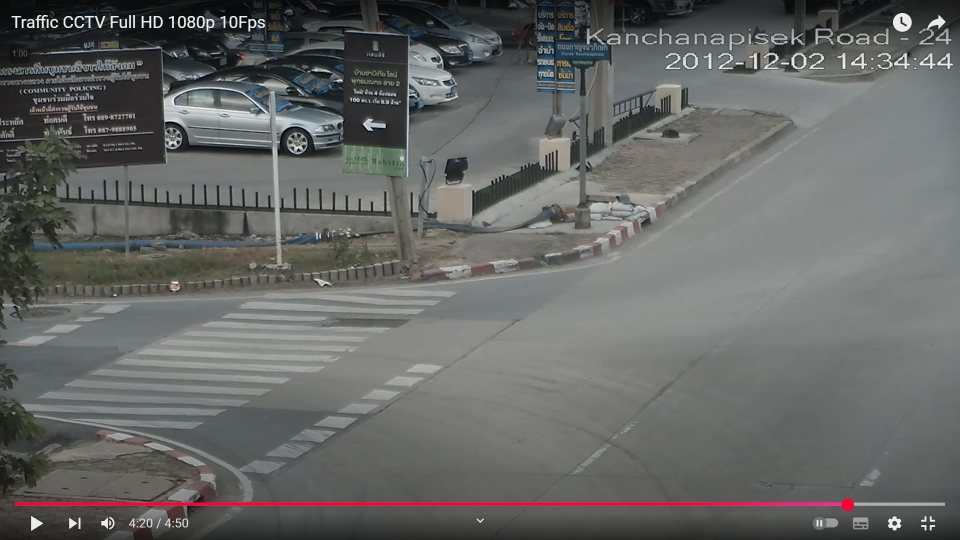
#> input picture PROJECT/background.png, 1920 x 1080 px (shown at 1/2 size)
$ jupyter execute CODE.ipynb   (text cells are left out)
#> lines starting #> are read from the running program, lines starting #| are printed output that depends on the picture; after the words box and inside, x2 and y2 are one past the last pixel; in counts of white or black regions, pixels touching at a corner belong together; pictures that were not available may be replaced by others from this repository, and a replacement may not be noted
[cell 1]
import cv2
import numpy as np
import matplotlib.pyplot as plt

def show_image(title, img):
    plt.figure(figsize=(10, 6))
    if len(img.shape) == 2:
        plt.imshow(img, cmap='gray')
    else:
        plt.imshow(cv2.cvtColor(img, cv2.COLOR_BGR2RGB))
    plt.title(title)
    plt.axis('off')
    plt.show()

[cell 2]
# Load the image (replace with your image path)
background = cv2.imread("background.png")
#> background is the input picture: shape (1080, 1920, 3); mean B, G, R 101.5, 103, 101.7
image = cv2.imread("img2.png")
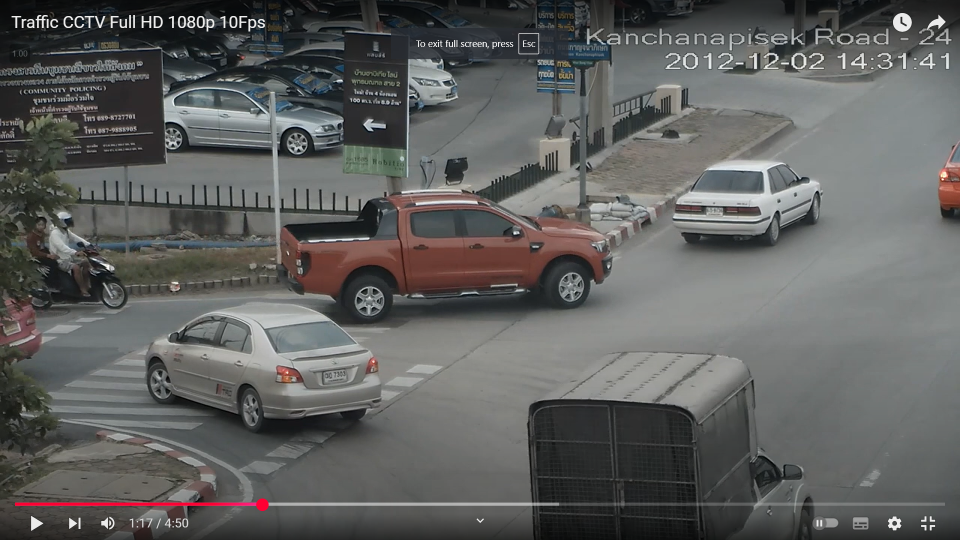
#> input picture PROJECT/image_input/img2.png, 1920 x 1080 px, found by its file name (shown at 1/2 size)
#> image is the input picture: shape (1080, 1920, 3); mean B, G, R 94.7, 96, 95.4


if background is None or image is None:
    raise ValueError("One or both images not found.")

show_image("sample background Image", background)
show_image("sample traffic Image", image)

[cell 3]
# Define the region to keep (road area)
#region = np.array([[400, 500], [550, 500], [1200, 1100], [1200, 1200], [0, 1200], [0, 750]], dtype=np.int32)
region = np.array([[200, 400], [900, 400], [1400, 150], [2000, 150], [2000, 1000], [450, 1000], [200, 850]], dtype=np.int32)

# Create a black mask
mask = np.zeros(background.shape[:2], dtype=np.uint8)

# Fill the road region with white
cv2.fillPoly(mask, [region], 255)
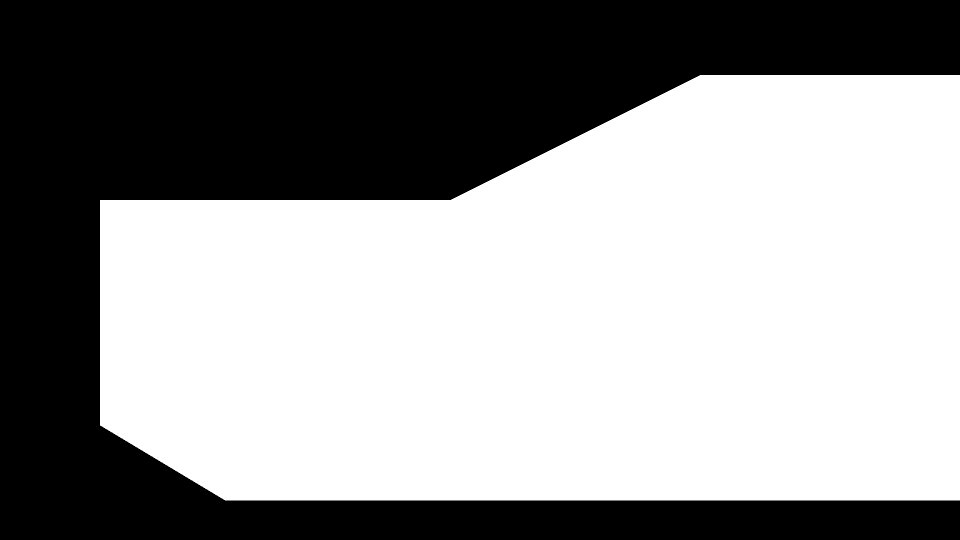
#> mask: shape (1080, 1920) (shown at 1/2 size); 58.2% white; 1 black region, box (x1, y1, x2, y2) and area: (0, 0, 1920, 1080) 866455

# Apply the mask to keep only the road
masked_background = cv2.bitwise_and(background, background, mask=mask)
masked_image = cv2.bitwise_and(image, image, mask=mask)

# Save the result
show_image("Masked Background", masked_background)
show_image("Masked Image", masked_image)

[cell 4]
gray_background = cv2.cvtColor(masked_background, cv2.COLOR_BGR2GRAY)
gray_image = cv2.cvtColor(masked_image, cv2.COLOR_BGR2GRAY)

show_image("Grayscale Backgrund", gray_background)
show_image("Grayscale Image", gray_image)

[cell 5]
fgbg = cv2.createBackgroundSubtractorMOG2(detectShadows=False)
fgbg.apply(gray_background)  # ให้โมเดลเรียนรู้ฉากหลัง
fgmask = fgbg.apply(gray_image)
#> fgmask: shape (1080, 1920); 18.5% white; 1549 white regions (1386 under 20 px), largest, box (x1, y1, x2, y2) and area: (252, 382, 1244, 904) 195892, (1053, 703, 1608, 1001) 118759, (1344, 316, 1653, 519) 41906
show_image("Background Subtraction", fgmask)

[cell 6]
kernel = np.ones((3, 3), np.uint8)
eroded = cv2.erode(fgmask, kernel, iterations=5)
#> eroded: shape (1080, 1920); 9.3% white; 91 white regions (33 under 20 px), largest, box (x1, y1, x2, y2) and area: (1059, 766, 1558, 996) 77171, (588, 487, 1220, 655) 47645, (292, 794, 754, 889) 15047
dilated = cv2.dilate(eroded, kernel, iterations=40)
#> dilated: shape (1080, 1920); 31.4% white; 5 white regions
show_image("Erosion and Dilation", dilated)

[cell 7]
contours, _ = cv2.findContours(dilated, cv2.RETR_EXTERNAL, cv2.CHAIN_APPROX_SIMPLE)
#> contours = 5 contours; box (x1, y1, x2, y2) and area: (252, 350, 1260, 929) 348776, (1019, 670, 1639, 1036) 184029, (1313, 283, 1683, 552) 84976, (165, 507, 270, 658) 15154, (1838, 310, 1920, 500) 13980
contour_image = image.copy()
cv2.drawContours(contour_image, contours, -1, (0, 255, 0), 2)
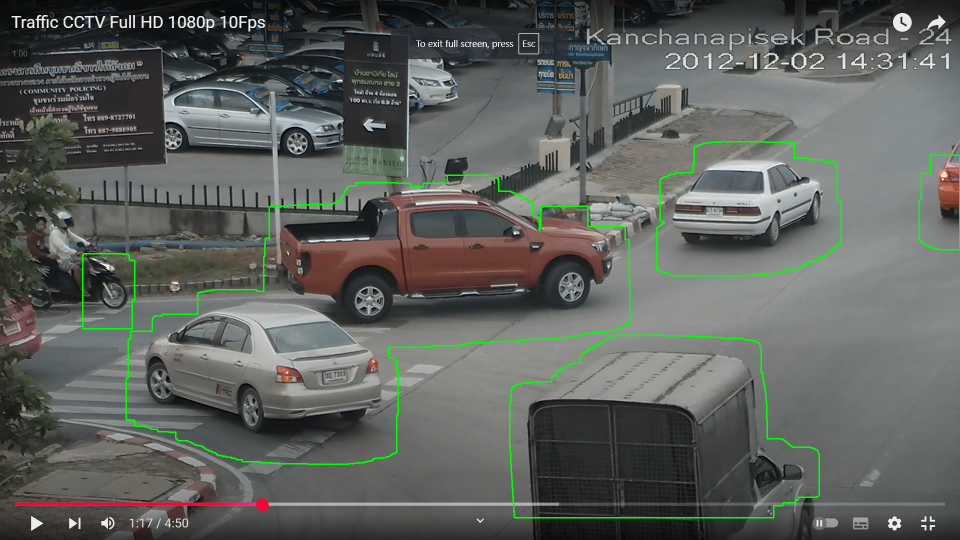
#> contour_image: shape (1080, 1920, 3) (shown at 1/2 size); 1.07% of pixels changed, all inside (x1, y1, x2, y2) = (164, 282, 1920, 1037)
show_image("Contours Detected", contour_image)

[cell 8]
vehicle_area = 0
vehicle_count = 0

for c in contours:
    area = cv2.contourArea(c)
    x, y, w, h = cv2.boundingRect(c)
    aspect_ratio = w / h if h != 0 else 0

    vehicle_area += area
    vehicle_count += 1
#> this loop made 5 passes
#> (area, x, y, w, h, aspect_ratio, vehicle_area) on passes 1 to 5: (184029, 1019, 670, 620, 366, 1.69, 184029), (15154, 165, 507, 105, 151, 0.695, 199183), (348775.5, 252, 350, 1008, 579, 1.74, 547958.5), (13979.5, 1838, 310, 82, 190, 0.432, 561938), (84976.5, 1313, 283, 370, 269, 1.38, 646914.5)
#> after the loop, vehicle_area = 646914.5; vehicle_count = 5

print(f"Estimated Vehicle Count: {vehicle_count}")
#| Estimated Vehicle Count: 5
print(f"Vehicle Area: {vehicle_area:.2f} pixels")
#| Vehicle Area: 646914.50 pixels

[cell 9]
total_area = np.count_nonzero(mask)
congestion_ratio = vehicle_area / total_area
#> congestion_ratio = 0.536

if congestion_ratio > 0.7:
    status = "Jammed"
elif congestion_ratio >= 0.4:
    status = "Heavy"
else:
    status = "Flow"

print(f"Vehicle Area: {vehicle_area}")
#| Vehicle Area: 646914.5
print(f"Total Area: {total_area}")
#| Total Area: 1207145
print(f"Congestion Ratio: {congestion_ratio:.4f}")
#| Congestion Ratio: 0.5359
print(f"Traffic Status: {status}")

[cell 10]
import csv
import cv2
import numpy as np

# คำนวณขนาดของพื้นที่ด้านบนสำหรับ Label
image_height, image_width = contour_image.shape[:2]
label_height = 100  # กำหนดความสูงของพื้นที่สำหรับ Label

# สร้างภาพใหม่ที่มีพื้นที่ด้านบนเพิ่มขึ้น
new_height = image_height + label_height
expanded_image = np.zeros((new_height, image_width, 3), dtype=np.uint8)  # พื้นหลังสีดำ
expanded_image[label_height:, :] = contour_image  # วางรูปเดิมลงไปด้านล่าง

# กำหนดข้อความ Label
text = f"Traffic: {status} ({congestion_ratio:.4f})"
#> text = 'Traffic: Heavy (0.5359)'
font = cv2.FONT_HERSHEY_SIMPLEX
font_scale = 2
thickness = 3

# คำนวณขนาดของข้อความ
(text_width, text_height), _ = cv2.getTextSize(text, font, font_scale, thickness)
#> text_width = 741; text_height = 44

# ตำแหน่งให้ข้อความอยู่ตรงกลางด้านบน
text_x = (image_width - text_width) // 2
#> text_x = 589
text_y = (label_height + text_height) // 2
#> text_y = 72

# วาดข้อความลงในพื้นที่ด้านบน
cv2.putText(expanded_image, text, (text_x, text_y), font, font_scale, (255, 255, 255), thickness)
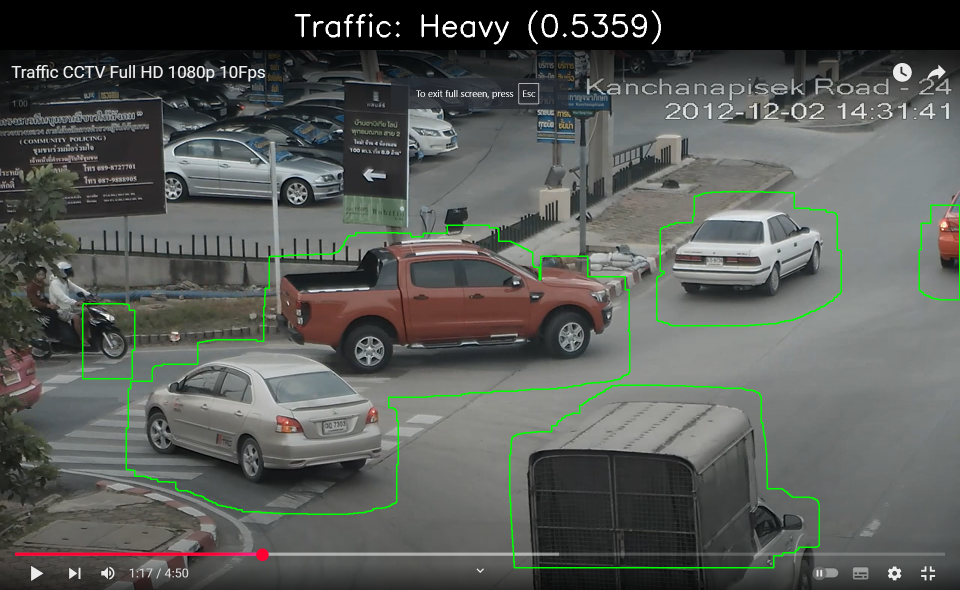
#> expanded_image: shape (1180, 1920, 3) (shown at 1/2 size); mean B, G, R 86.5, 90.1, 87.1

# บันทึกภาพ Contour เป็นไฟล์
output_image_path = "output_image.png"
cv2.imwrite(output_image_path, expanded_image)

# แสดงผลข้อมูล
print(f"Contour image saved as {output_image_path}")
print(f"Congestion Ratio: {congestion_ratio:.4f}")
#| Congestion Ratio: 0.5359
print(f"Traffic Status: {status}")

[cell 11]
import cv2
import numpy as np
import os

input_dir = "image_input"
output_dir = "image_output"
background_filename = "background.png"

# Step 1: Define ROI (Region of Interest)
region = np.array([[200, 400], [900, 400], [1400, 150], [2000, 150], [2000, 1000], [450, 1000], [200, 850]], dtype=np.int32)


# สร้าง output directory
os.makedirs(output_dir, exist_ok=True)

# ===== โหลดและเตรียม background  =====
background_path = os.path.join(input_dir, background_filename)
background = cv2.imread(background_path)
if background is None:
    raise ValueError(f"{background_filename} not found in {input_dir}/")

# สร้าง mask หนึ่งครั้ง
mask = np.zeros(background.shape[:2], dtype=np.uint8)
cv2.fillPoly(mask, [region], 255)

# Step 2: Apply mask และแปลง background เป็น grayscale
background_masked = cv2.bitwise_and(background, background, mask=mask)
gray_background = cv2.cvtColor(background_masked, cv2.COLOR_BGR2GRAY)

# ===== LOOP: ประมวลผล image ทีละรูป =====
for filename in os.listdir(input_dir):
    if filename.lower().endswith(('.png', '.jpg', '.jpeg')) and filename != background_filename:
        image_path = os.path.join(input_dir, filename)
        image = cv2.imread(image_path)
        if image is None:
            print(f"Warning: Failed to load {filename}")
            continue

        # Step 2: Apply mask และแปลง image เป็น grayscale
        masked_image = cv2.bitwise_and(image, image, mask=mask)
        gray_image = cv2.cvtColor(masked_image, cv2.COLOR_BGR2GRAY)

        # Step 3: Background Subtraction =====
        fgbg = cv2.createBackgroundSubtractorMOG2(detectShadows=False)
        fgbg.apply(gray_background)  # ให้โมเดลเรียนรู้ฉากหลัง
        fgmask = fgbg.apply(gray_image)
        #show_image("Background Subtraction", fgmask)

        # Step 4: Erosion + Dilation =====
        kernel = np.ones((3, 3), np.uint8)
        eroded = cv2.erode(fgmask, kernel, iterations=5)
        dilated = cv2.dilate(eroded, kernel, iterations=40)
        #show_image("Erosion and Dilation", dilated)

        # Step 5: Find Contours
        contours, _ = cv2.findContours(dilated, cv2.RETR_EXTERNAL, cv2.CHAIN_APPROX_SIMPLE)
        contour_image = image.copy()
        cv2.drawContours(contour_image, contours, -1, (0, 255, 0), 2)

        # Step 6: Car Estimation by Zone
        vehicle_area = 0
        vehicle_count = 0

        for c in contours:
            area = cv2.contourArea(c)
            x, y, w, h = cv2.boundingRect(c)
            aspect_ratio = w / h if h != 0 else 0

            vehicle_area += area
            vehicle_count += 1
#> after the loop, vehicle_area = 646914.5; vehicle_count = 5

        # Step 7: Traffic Congestion Classification
        total_area = np.count_nonzero(mask)
        congestion_ratio = vehicle_area / total_area

        if congestion_ratio > 0.7:
            status = "Jammed"
        elif congestion_ratio >= 0.4:
            status = "Heavy"
        else:
            status = "Flow"

        # Step 8: Save Output =====
        # คำนวณขนาดของพื้นที่ด้านบนสำหรับ Label
        image_height, image_width = contour_image.shape[:2]
        label_height = 100  # กำหนดความสูงของพื้นที่สำหรับ Label

        # สร้างภาพใหม่ที่มีพื้นที่ด้านบนเพิ่มขึ้น
        new_height = image_height + label_height
        expanded_image = np.zeros((new_height, image_width, 3), dtype=np.uint8)  # พื้นหลังสีดำ
        expanded_image[label_height:, :] = contour_image  # วางรูปเดิมลงไปด้านล่าง

        # กำหนดข้อความ Label
        text = f"Traffic: {status} ({congestion_ratio:.4f})"
        font = cv2.FONT_HERSHEY_SIMPLEX
        font_scale = 2
        thickness = 3

        # คำนวณขนาดของข้อความ
        (text_width, text_height), _ = cv2.getTextSize(text, font, font_scale, thickness)

        # ตำแหน่งให้ข้อความอยู่ตรงกลางด้านบน
        text_x = (image_width - text_width) // 2
        text_y = (label_height + text_height) // 2

        # วาดข้อความลงในพื้นที่ด้านบน
        cv2.putText(expanded_image, text, (text_x, text_y), font, font_scale, (255, 255, 255), thickness)

        output_path = os.path.join(output_dir, filename)
        cv2.imwrite(output_path, expanded_image)
        print(f"Processed: {filename} -> {output_path}")

[cell 12]
import cv2
import numpy as np
import os

# ====== CONFIG ======
video_input_path = "video_input.mp4"
background_image_path = "background.png"
output_video_path = "video_output.mp4"
process_interval_sec = 1

# ROI (Region of Interest)
region = np.array([[200, 400], [900, 400], [1400, 150], [2000, 150], [2000, 1000], [450, 1000], [200, 850]], dtype=np.int32)

# ====== LOAD BACKGROUND ======
background = cv2.imread(background_image_path)
if background is None:
    raise ValueError(f"Background image not found: {background_image_path}")

# Create mask
mask = np.zeros(background.shape[:2], dtype=np.uint8)
cv2.fillPoly(mask, [region], 255)

# Apply mask to background
background_masked = cv2.bitwise_and(background, background, mask=mask)
gray_background = cv2.cvtColor(background_masked, cv2.COLOR_BGR2GRAY)

# ====== LOAD VIDEO ======
cap = cv2.VideoCapture(video_input_path)
if not cap.isOpened():
    raise ValueError(f"Cannot open video file: {video_input_path}")

fps = cap.get(cv2.CAP_PROP_FPS)
frame_width = int(cap.get(cv2.CAP_PROP_FRAME_WIDTH))
frame_height = int(cap.get(cv2.CAP_PROP_FRAME_HEIGHT))
output_size = (frame_width, frame_height + 100)

# ====== VIDEO WRITER ======
fourcc = cv2.VideoWriter_fourcc(*'mp4v')
out = cv2.VideoWriter(output_video_path, fourcc, fps, output_size)

# ====== PROCESS FRAME BY FRAME ======
frame_count = 0
interval_frames = int(fps * process_interval_sec)

while True:
    ret, frame = cap.read()
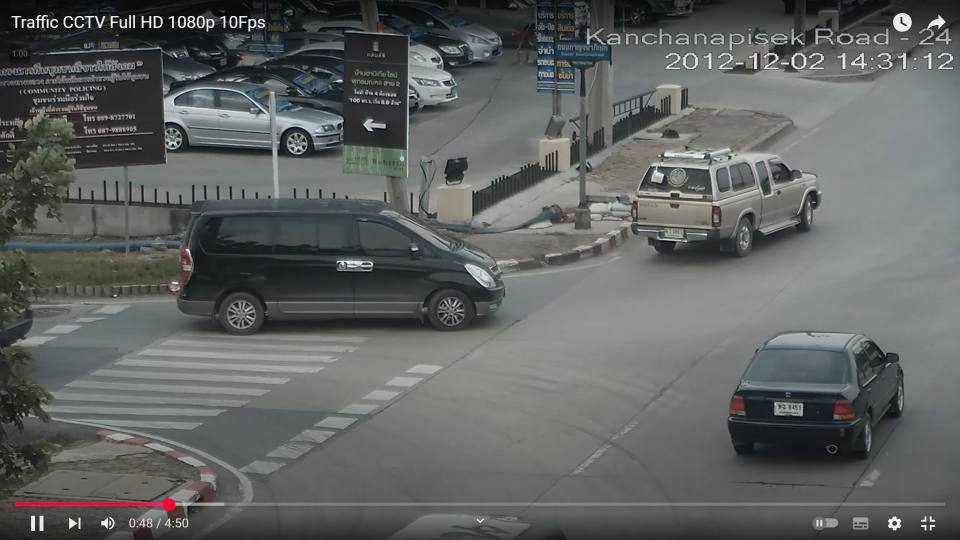
#> input picture PROJECT/img1.png, 1920 x 1080 px, given in place of video_input.mp4, which was not available (shown at 1/2 size)
#> frame is the input picture: shape (1080, 1920, 3); mean B, G, R 97.6, 98.8, 96.1
    if not ret:
        break

    if frame_count % interval_frames == 0:
        # Resize mask to match current frame
        resized_mask = cv2.resize(mask, (frame.shape[1], frame.shape[0]))

        # Step 2: Apply mask & convert to grayscale
        masked_image = cv2.bitwise_and(frame, frame, mask=resized_mask)
        gray_image = cv2.cvtColor(masked_image, cv2.COLOR_BGR2GRAY)

        # Step 3: Background subtraction
        fgmask = fgbg.apply(gray_image)
#> fgmask: shape (1080, 1920); 12.5% white; 1210 white regions (1122 under 20 px), largest, box (x1, y1, x2, y2) and area: (336, 400, 1019, 690) 117292, (1456, 661, 1829, 973) 75423, (1255, 290, 1644, 549) 53914

        # Step 4: Erosion + Dilation
        kernel = np.ones((3, 3), np.uint8)
        eroded = cv2.erode(fgmask, kernel, iterations=5)
#> eroded: shape (1080, 1920); 5% white; 101 white regions (37 under 20 px), largest, box (x1, y1, x2, y2) and area: (1462, 690, 1817, 947) 41669, (358, 439, 997, 675) 33814, (1268, 468, 1504, 542) 8094
        dilated = cv2.dilate(eroded, kernel, iterations=40)
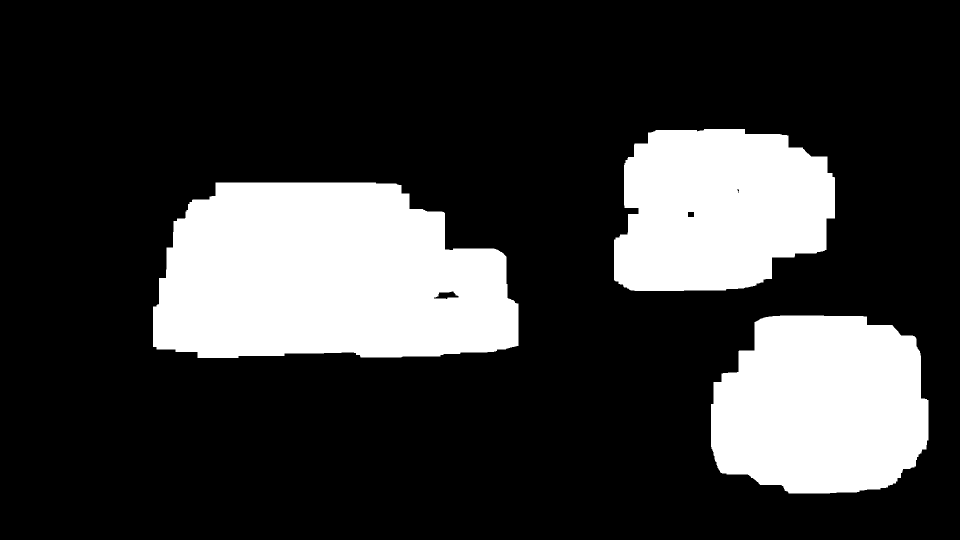
#> dilated: shape (1080, 1920) (shown at 1/2 size); 22.2% white; 3 white regions

        # Step 5: Contour Detection
        contours, _ = cv2.findContours(dilated, cv2.RETR_EXTERNAL, cv2.CHAIN_APPROX_SIMPLE)
#> contours = 3 contours; box (x1, y1, x2, y2) and area: (306, 365, 1037, 716) 212137, (1422, 631, 1857, 987) 129176, (1228, 258, 1670, 582) 117444
        contour_image = frame.copy()
        cv2.drawContours(contour_image, contours, -1, (0, 255, 0), 2)
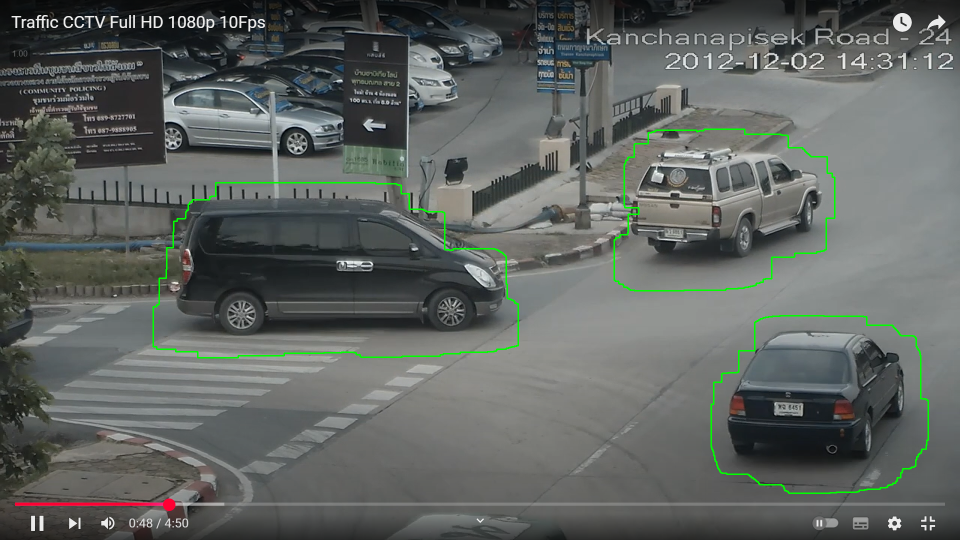
#> contour_image: shape (1080, 1920, 3) (shown at 1/2 size); 0.76% of pixels changed, all inside (x1, y1, x2, y2) = (305, 257, 1858, 988)

        # Step 6: Car Estimation
        vehicle_area = sum(cv2.contourArea(c) for c in contours)
#> vehicle_area = 458756.5
        total_area = np.count_nonzero(resized_mask)
        congestion_ratio = vehicle_area / total_area if total_area else 0
#> congestion_ratio = 0.38

        if congestion_ratio > 0.7:
            status = "Jammed"
        elif congestion_ratio >= 0.4:
            status = "Heavy"
        else:
            status = "Flow"

        # Step 7: Add label space
        label_height = 100
        image_height, image_width = contour_image.shape[:2]
        expanded_image = np.zeros((image_height + label_height, image_width, 3), dtype=np.uint8)
        expanded_image[label_height:, :] = contour_image

        # Step 8: Draw text label
        text = f"Traffic: {status} ({congestion_ratio:.4f})"
#> text = 'Traffic: Flow (0.3800)'
        font = cv2.FONT_HERSHEY_SIMPLEX
        font_scale = 2
        thickness = 3
        (text_width, text_height), _ = cv2.getTextSize(text, font, font_scale, thickness)
#> text_width = 693
        text_x = (image_width - text_width) // 2
#> text_x = 613
        text_y = (label_height + text_height) // 2
        cv2.putText(expanded_image, text, (text_x, text_y), font, font_scale, (255, 255, 255), thickness)
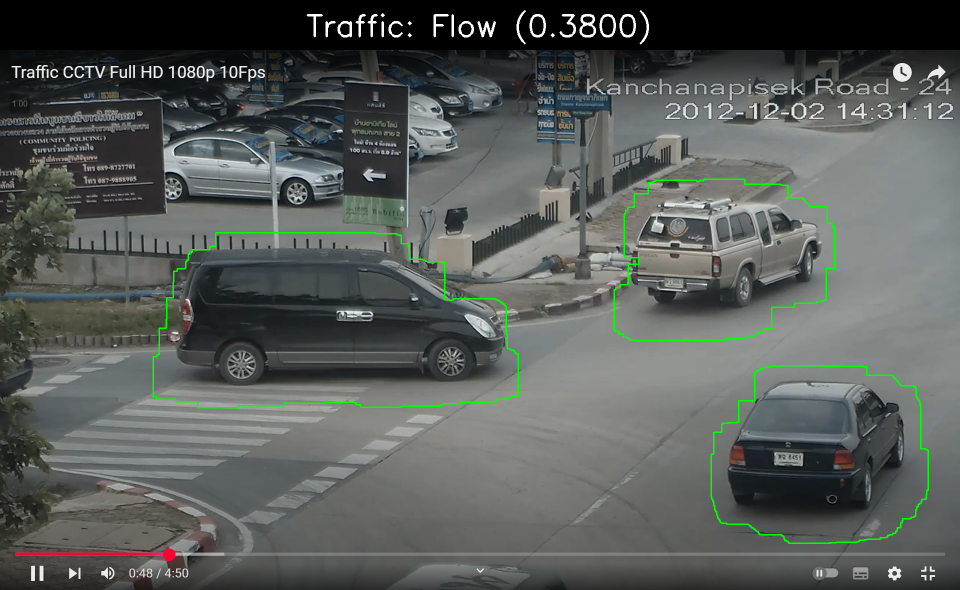
#> expanded_image: shape (1180, 1920, 3) (shown at 1/2 size); mean B, G, R 89.4, 92.2, 88

        # Write to output video
        out.write(expanded_image)

    frame_count += 1

# ====== CLEAN UP ======
cap.release()
out.release()
cv2.destroyAllWindows()

print(f"Finished processing. Output saved to: {output_video_path}")
